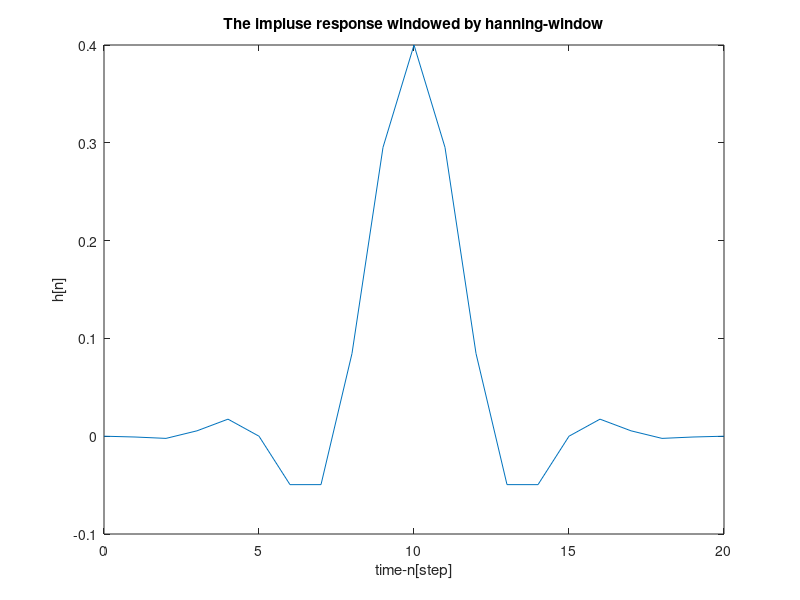
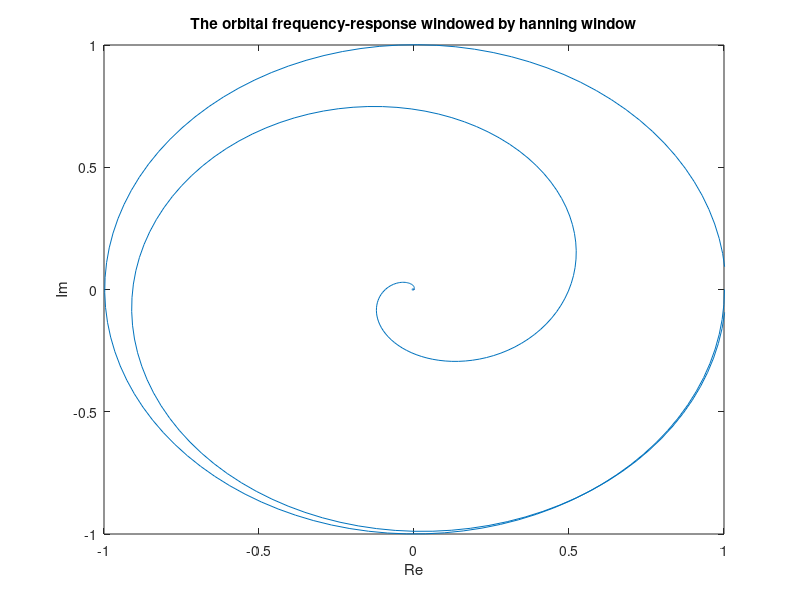
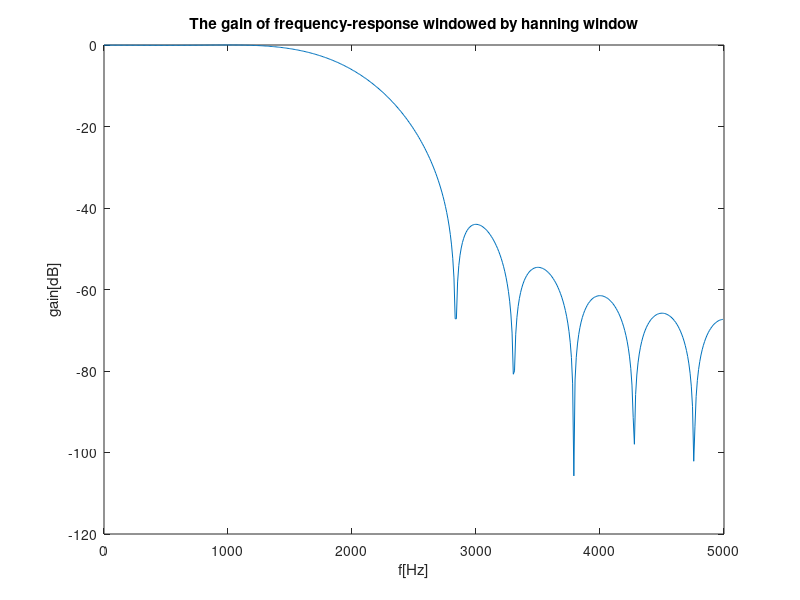
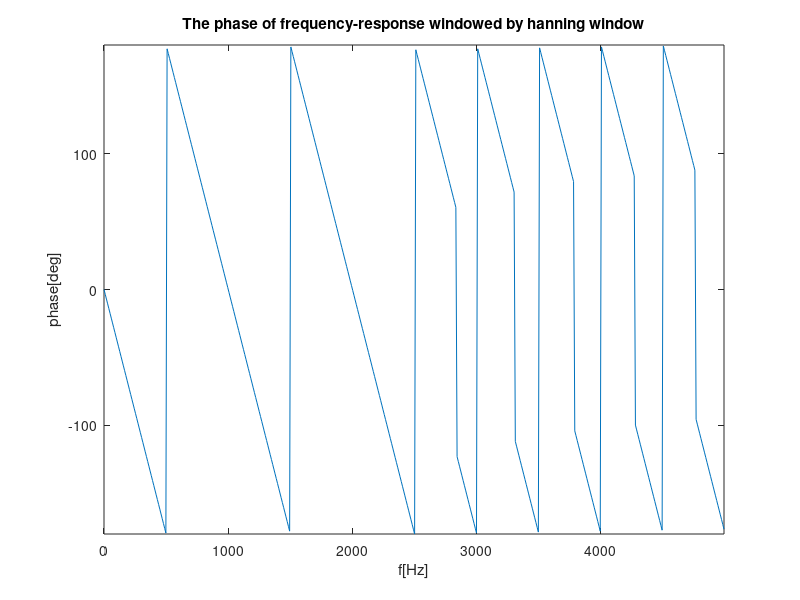

MATLAB code for these plots, in order:
% the order of low-pass filter
N = 20;

% the length of low-pass filter
M = N + 1;

% sampling frequency
fs = 10000;

% cut-off frequency
fc = 2000;

% the frequency ratio
r_f = fc/fs;

% the group delay is given by L / fs
L = 10;

% the time domain impluse signal
n = 0:1:M - 1; %time-step
h = 2*r_f*sinc(2*r_f*(n-L));

fw = hann(M);
h = h .* fw';

clf;
plot(n,h);
title("The impluse response windowed by hanning-window");
xlabel("time-n[step]");
ylabel("h[n]");
print('impluse/Impluse_response_windowed_by_hanning_window.png','-dpng');
hold off;

[H,w] = freqz(h,1);

plot(H);
title("The orbital frequency-response windowed by hanning window");
axis([-1,1,-1,1]);
xlabel("Re");
ylabel("Im");
print('frequency/orbit/Orbital_frequency_response_windowed_by_hanning_window.png','-dpng');
hold off

f = (fs*w)/(2*pi);

amp = abs(H);
gain_max = max(amp);
gain = 20*log10(amp/gain_max);

plot(f,gain);
title("The gain of frequency-response windowed by hanning window");
xlabel("f[Hz]");
ylabel("gain[dB]");
print('frequency/gain/Gain_of_frequency_response_windowed_by_hanning_window.png','-dpng');
hold off

phase = angle(H)/(pi/180);
plot(f,phase);
title("The phase of frequency-response windowed by hanning window");
axis([-inf,inf,-180,180]);
xlabel("f[Hz]");
ylabel("phase[deg]");
print('frequency/phase/Phase_of_frequency_response_windowed_by_hanning_window.png','-dpng');
